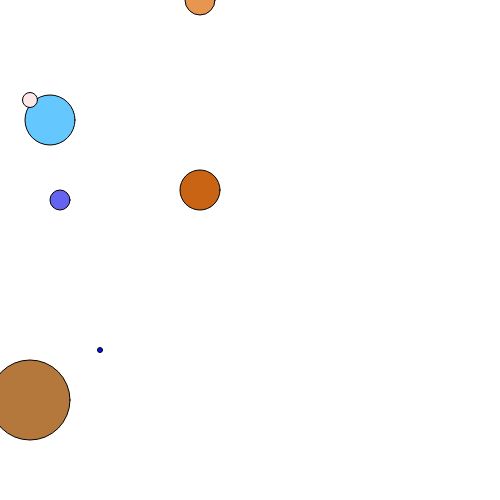
Frame 1 (no input)
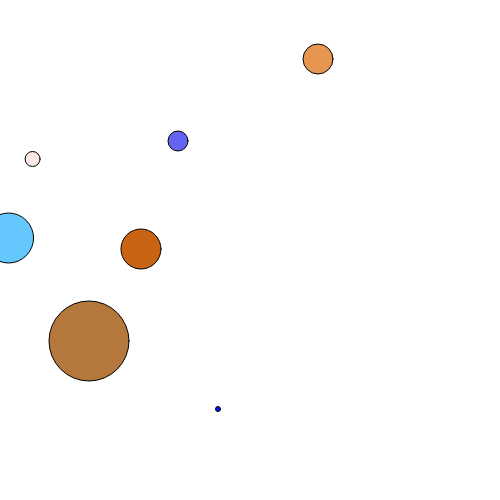
Frame 60 (no input)
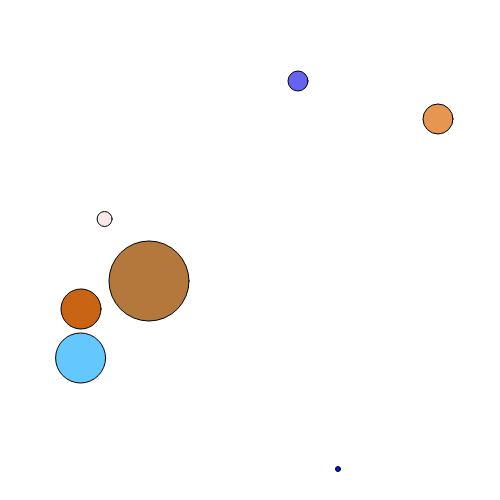
Frame 120 (the mouse pressed at the canvas centre since frame 60)

The p5.js sketch that drew these frames (run headless with seeded random() and noise() and a simulated clock; from frame 60 on, the mouse is pressed at the canvas centre):

// p5.js sketch
// ── sketch.js
var myShape;
var myShape2;
var myShape3;
var myShape4;
var myShape5;
var myShape6;
var myShape7;

function setup(){
	createCanvas(500,500);

//to create an instance of the object, and pass the arguments that are intended
	// should create the instance in the setup, but can display in the draw function instead
	myShape = new Shape(50, 120, -1, 2, 50, 100, 200, 255);
	myShape2 = new Shape(60, 200, 2, -1, 20, 100, 100, 240);
	myShape3 = new Shape(30, 100, -1, 1, 15, 253, 232, 232);
	myShape4 = new Shape(100, 350, 2, 1, 5, 0 ,20, 240);
	myShape5 = new Shape(200, 190, -1, 1, 40, 200, 100, 20);
	myShape6 = new Shape(200, 0, 2, 1, 30, 230, 150, 80);
	myShape7 = new Shape(30, 400, 1, -1,80, 180, 120, 60);
}


function draw(){
	background(255);

	myShape.display();
	myShape.animate();

	myShape2.display();
	myShape2.animate();

	myShape3.display();
	myShape3.animate();

	myShape4.display();
	myShape4.animate();

	myShape5.display();
	myShape5.animate();

	myShape6.display();
	myShape6.animate();

	myShape7.display();
	myShape7.animate();

	

}


//create class with arguments that can be passed through the class

function Shape(_x, _y, _xVel, _yVel, _size, _r, _g, _b){ 

// uses this notation to declare variables inside a class!!
	this.x = _x;
	this.y = _y;
	this.xVel = _xVel;
	this.yVel = _yVel;
	this.size = _size;
	this.color = color(_r, _g, _b);


// declaring functions inside the class
	//to draw, make a function called display/show/render
	this.display = function(){
		fill(this.color);
		ellipse(this.x, this.y, this.size, this.size);
	}

//create an animate function
	this.animate = function(){
		this.x += this.xVel;
		this.y += this.yVel;

		if (this.x > width || this.x < 0){
			this.xVel *= -1.2;
		}
		if (this.y > width || this.y <0){
			this.yVel *= -1.2;
		}		
	}
};
